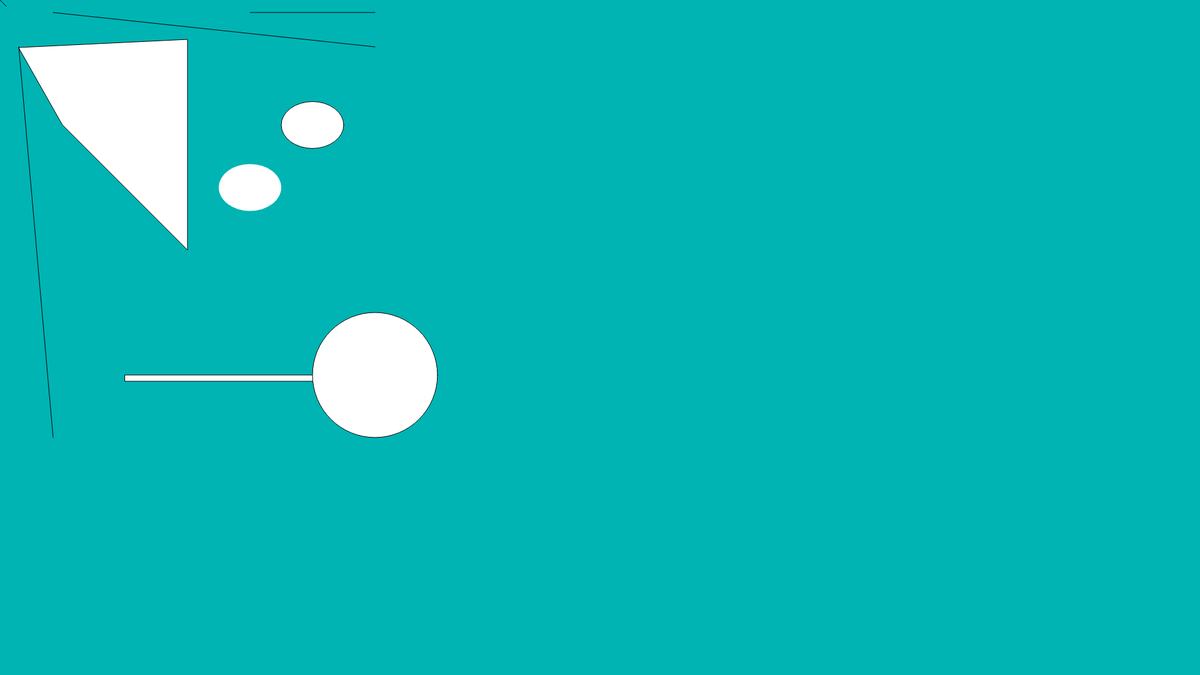
Frame 1 (no input)
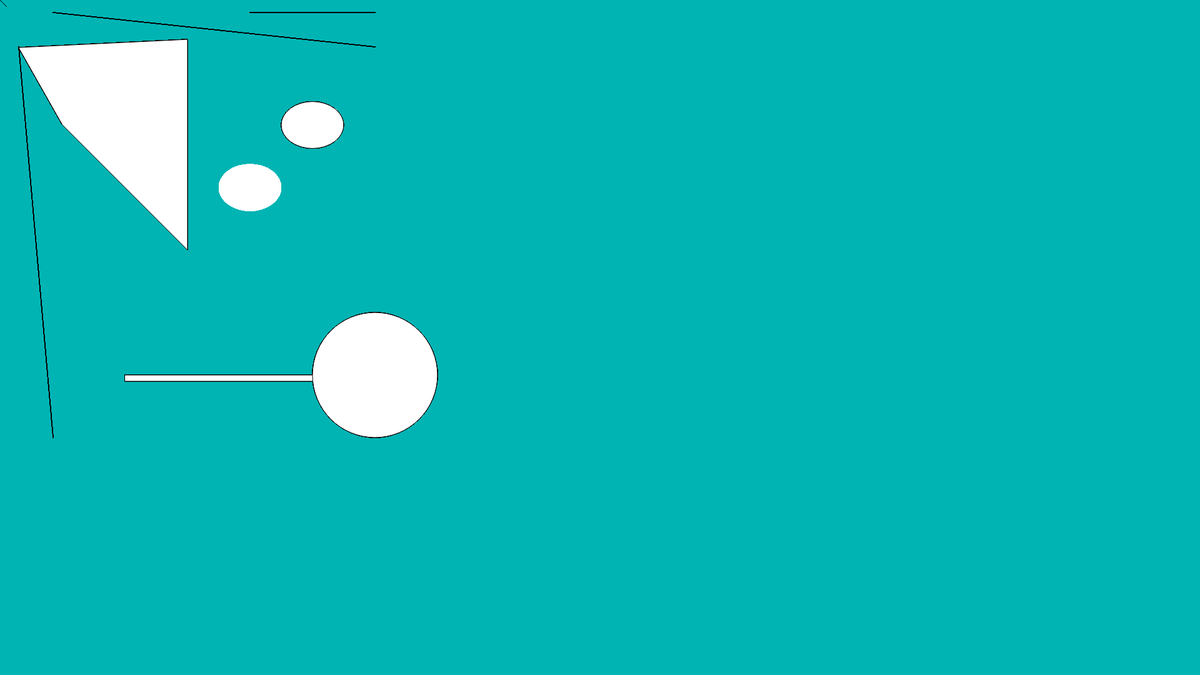
Frame 60 (no input)
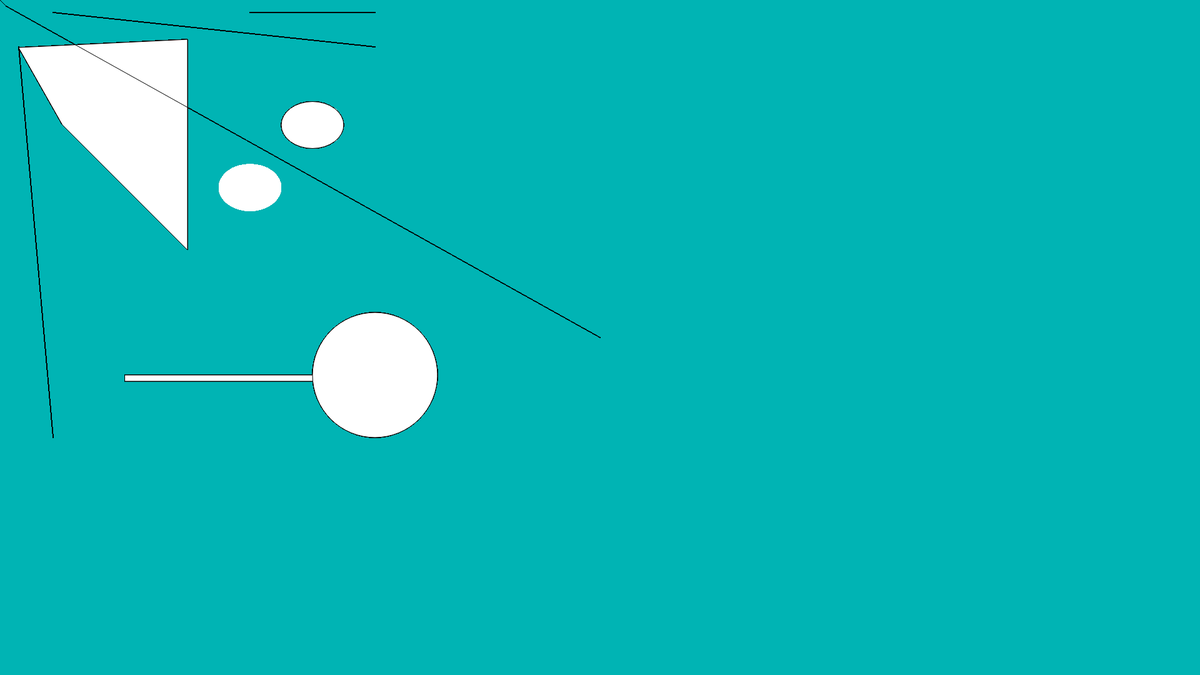
Frame 120 (the mouse pressed at the canvas centre since frame 60)

The p5.js sketch that drew these frames (run headless with seeded random() and noise() and a simulated clock; from frame 60 on, the mouse is pressed at the canvas centre):

// p5.js sketch
// ── sketch.js
function setup() {
  createCanvas(1920, 1080);
  background(0, 180, 180);
}

function draw() {
  noStroke();
  ellipse(400, 300, 100, 75);
  stroke(0);
  ellipse(500, 200, 100, 75);
  quad(100, 200, 300, 400, 300, 63, 30, 76);

line(600, 20, 400, 20);
stroke(0);
line(85, 20, 600, 75);
stroke(0);
line(85, 700, 30, 75);


line(mouseX, mouseY, 10, 10);



rect(200,600,380,10);
ellipse(600,600,200,200);
}
